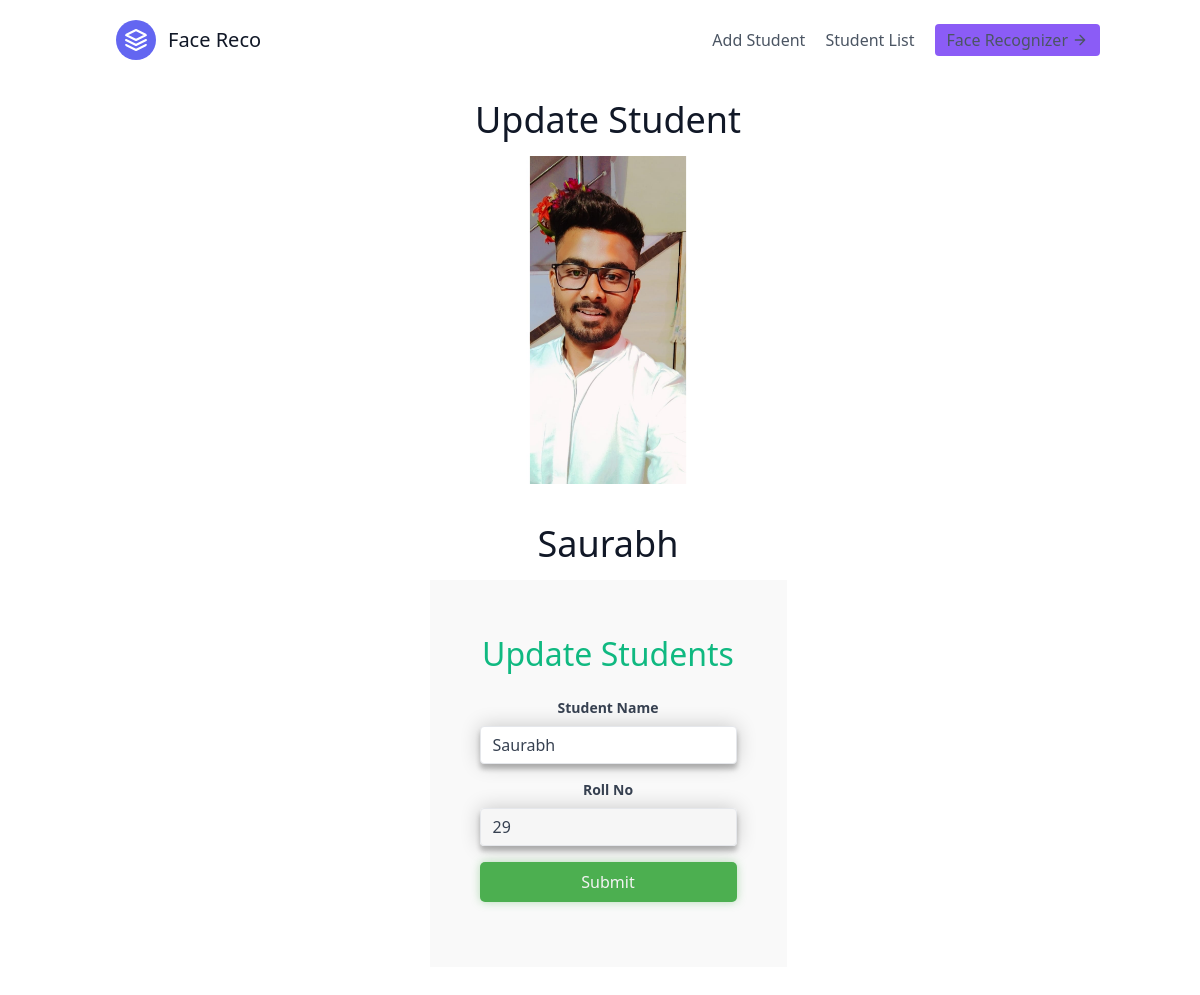
The page /student/update/21/ on the database its author committed.
### student/models.py (models this page shows, shortened)
class Student(models.Model):
    name = models.CharField(max_length=50)
    rollNo = models.CharField(max_length=10, unique=True)
    photo = models.ImageField(upload_to=path_and_rename, blank=True)
    added_at = models.DateTimeField(auto_now_add=True, null=True, blank=True)
    updated_at = models.DateTimeField(auto_now=True, null=True, blank=True)
    class Meta:
        ordering = ["-added_at"]

### student/views.py (the view, shortened to what this page needs)
# urls.py: path("update/<int:id>/", views.updateView, name="updateView"),
@csrf_exempt
def updateView(request, id):
    curr_student = Student.objects.get(id=id)
    return render(
        request, template_name="student/update.html", context={"student": curr_student}
    )

### student/templates/student/update.html (shortened to what this page needs)
{% extends 'feed/index.html' %} {% block content %}
<section class="text-gray-600 body-font">
	<div
		class="
			container
			mx-auto
			flex flex-col
			px-5
			py-5
			justify-center
			items-center
			text-green-500
		"
	>
		<h1
			class="
				title-font
				sm:text-4xl
				text-3xl
				mb-4
				font-medium
				text-gray-900
			"
		>
			Update Student
		</h1>
		<img
			class="
				lg:w-2/6
				md:w-3/6
				w-5/6
				mb-10
				object-cover object-center
				rounded
			"
			alt="hero"
			src="{{student.photo.url}}"
		/>
		<div
			class="w-full md:w-2/3 flex flex-col mb-16 items-center text-center"
		>
			<h1
				class="
					title-font
					sm:text-4xl
					text-3xl
					mb-4
					font-medium
					text-gray-900
				"
			>
				{{student.name}}
			</h1>
			<div class="form-side">
				<p class="form-title">Update Students</p>
				<form
					action="{% url  'student:updateView' student.id %}"
					method="post"
				>
					<div class="mb-4">
						<label
							class="block text-gray-700 text-sm font-bold mb-2"
							for="username"
						>
							Student Name
						</label>
						<input
							name="name"
							required
							value="{{student.name}}"
							class="
								shadow
								appearance-none
								border
								rounded
								w-full
								py-2
								px-3
								text-gray-700
								leading-tight
								focus:outline-none
								focus:shadow-outline
							"
							id="username"
							type="text"
							placeholder="Student Name"
						/>
					</div>
					<div class="mb-4">
						<label
							class="block text-gray-700 text-sm font-bold mb-2"
							for="username"
						>
							Roll No
						</label>
						<input
							name="roll"
							value="{{student.rollNo}}"
							disabled
							class="
								shadow
								appearance-none
								border
								rounded
								w-full
								py-2
								px-3
								text-gray-700
								leading-tight
								focus:outline-none
								focus:shadow-outline
							"
							id="username"
							type="text"
							placeholder="Roll No"
						/>
					</div>
					<div class="form-group btn-group">
						<button
							type="submit"
							class="btn btn-success btn-primary-shadow"
						>
							Submit
						</button>
					</div>
				</form>
			</div>
		</div>
	</div>
</section>
{% endblock content %}

### static/css/styles.css (style rules this page uses)
* { box-sizing: border-box; margin: 0; padding: 0; }
body { max-width: 100vw; overflow-x: hidden; }
.container { margin: 0 8%; }
.form-side { flex: 1; height: 70vh; background-color: #f9f9f9; padding: 50px; display: flex; flex-direction: column; justify-content: center; }
.form-group { margin: 15px 0; flex-grow: 1; }
.shadow { box-shadow: 0 0 20px 0 rgba(0, 0, 0, 0.2), 0 5px 5px 0 rgba(0, 0, 0, 0.24); }
.btn { color: #f3f3f3; text-align: center; outline: none; border: none; border-radius: 5px; padding: 8px 20px; cursor: pointer; }
.btn-success { background-color: #4caf50; }
.btn-group > button { flex-grow: 1; width: 100%; }
.btn-primary-shadow { box-shadow: 0 0 10px rgba(76, 175, 80, 0.4); }
.form-title { font-size: 2rem; text-align: center; margin-bottom: 20px; }

### rows shown on the page
Student: photo (picture), name "Saurabh", roll "29"
